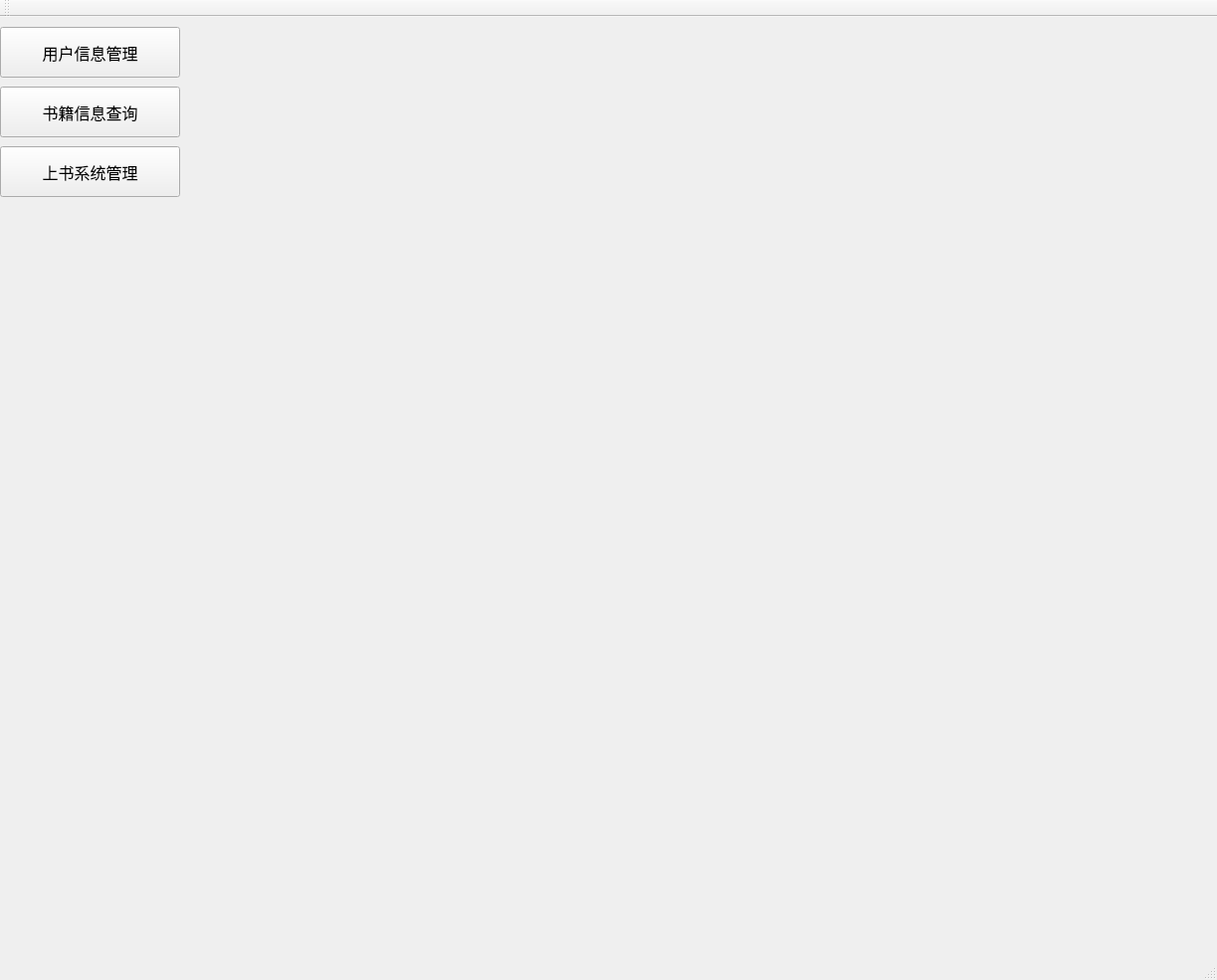
<?xml version="1.0" encoding="UTF-8"?>
<ui version="4.0">
 <class>MainWindow</class>
 <widget class="QMainWindow" name="MainWindow">
  <property name="geometry">
   <rect>
    <x>0</x>
    <y>0</y>
    <width>1223</width>
    <height>985</height>
   </rect>
  </property>
  <property name="windowTitle">
   <string>MainWindow</string>
  </property>
  <widget class="QWidget" name="centralWidget">
   <widget class="QWidget" name="widget" native="true">
    <property name="geometry">
     <rect>
      <x>0</x>
      <y>0</y>
      <width>221</width>
      <height>941</height>
     </rect>
    </property>
    <widget class="QToolButton" name="toolButton">
     <property name="geometry">
      <rect>
       <x>0</x>
       <y>10</y>
       <width>181</width>
       <height>51</height>
      </rect>
     </property>
     <property name="sizePolicy">
      <sizepolicy hsizetype="Expanding" vsizetype="Fixed">
       <horstretch>0</horstretch>
       <verstretch>0</verstretch>
      </sizepolicy>
     </property>
     <property name="font">
      <font>
       <family>华文彩云</family>
       <pointsize>12</pointsize>
      </font>
     </property>
     <property name="text">
      <string>用户信息管理</string>
     </property>
     <property name="icon">
      <iconset>
       <normaloff>res/tool_button.png</normaloff>res/tool_button.png</iconset>
     </property>
     <property name="iconSize">
      <size>
       <width>30</width>
       <height>30</height>
      </size>
     </property>
     <property name="toolButtonStyle">
      <enum>Qt::ToolButtonTextBesideIcon</enum>
     </property>
    </widget>
    <widget class="QToolButton" name="toolButton_2">
     <property name="geometry">
      <rect>
       <x>0</x>
       <y>70</y>
       <width>181</width>
       <height>51</height>
      </rect>
     </property>
     <property name="sizePolicy">
      <sizepolicy hsizetype="Expanding" vsizetype="Fixed">
       <horstretch>0</horstretch>
       <verstretch>0</verstretch>
      </sizepolicy>
     </property>
     <property name="font">
      <font>
       <family>华文彩云</family>
       <pointsize>12</pointsize>
      </font>
     </property>
     <property name="text">
      <string>书籍信息查询</string>
     </property>
     <property name="icon">
      <iconset>
       <normaloff>res/tool_button.png</normaloff>res/tool_button.png</iconset>
     </property>
     <property name="iconSize">
      <size>
       <width>30</width>
       <height>30</height>
      </size>
     </property>
     <property name="toolButtonStyle">
      <enum>Qt::ToolButtonTextBesideIcon</enum>
     </property>
    </widget>
    <widget class="QToolButton" name="toolButton_3">
     <property name="geometry">
      <rect>
       <x>0</x>
       <y>130</y>
       <width>181</width>
       <height>51</height>
      </rect>
     </property>
     <property name="sizePolicy">
      <sizepolicy hsizetype="Expanding" vsizetype="Fixed">
       <horstretch>0</horstretch>
       <verstretch>0</verstretch>
      </sizepolicy>
     </property>
     <property name="font">
      <font>
       <family>华文彩云</family>
       <pointsize>12</pointsize>
      </font>
     </property>
     <property name="text">
      <string>上书系统管理</string>
     </property>
     <property name="icon">
      <iconset>
       <normaloff>res/tool_button.png</normaloff>res/tool_button.png</iconset>
     </property>
     <property name="iconSize">
      <size>
       <width>30</width>
       <height>30</height>
      </size>
     </property>
     <property name="toolButtonStyle">
      <enum>Qt::ToolButtonTextBesideIcon</enum>
     </property>
    </widget>
   </widget>
   <widget class="QStackedWidget" name="stackedWidget">
    <property name="geometry">
     <rect>
      <x>890</x>
      <y>470</y>
      <width>1001</width>
      <height>941</height>
     </rect>
    </property>
    <widget class="QWidget" name="page"/>
    <widget class="QWidget" name="page_2"/>
   </widget>
  </widget>
  <widget class="QMenuBar" name="menuBar">
   <property name="geometry">
    <rect>
     <x>0</x>
     <y>0</y>
     <width>1223</width>
     <height>26</height>
    </rect>
   </property>
  </widget>
  <widget class="QToolBar" name="mainToolBar">
   <attribute name="toolBarArea">
    <enum>TopToolBarArea</enum>
   </attribute>
   <attribute name="toolBarBreak">
    <bool>false</bool>
   </attribute>
  </widget>
  <widget class="QStatusBar" name="statusBar"/>
 </widget>
 <layoutdefault spacing="6" margin="11"/>
 <resources/>
 <connections/>
</ui>
